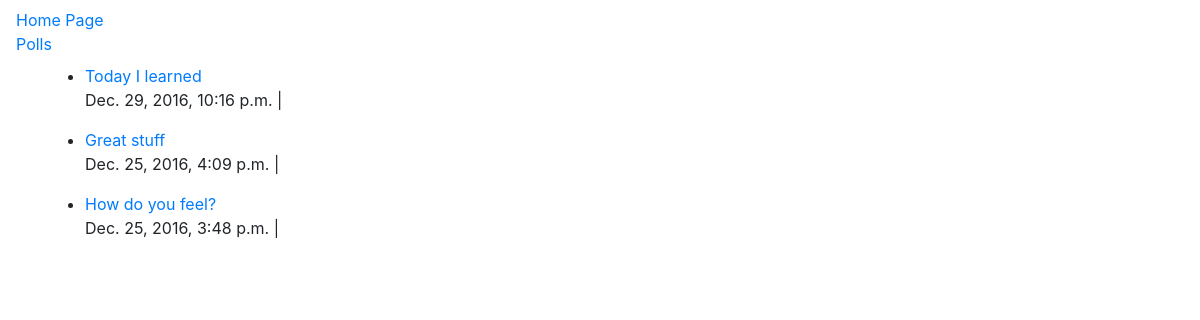
The page /polls/ on the database as committed earlier.
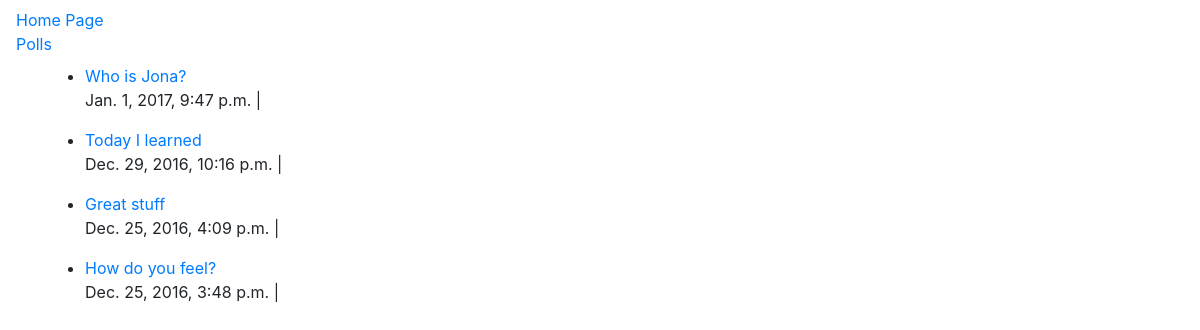
The same page on the database as committed later.
### polls/models.py (models this page shows, shortened)
class Question(models.Model):
    def was_published_recently(self):
        now = timezone.now()
        return now - datetime.timedelta(days=1) <= self.pub_date <= now
    question_text = models.CharField(max_length=200)
    pub_date = models.DateTimeField('date published')

### polls/views.py (the view)
class IndexView(generic.ListView):
    template_name = 'polls/index.html'
    context_object_name = 'latest_question_list'
    def get_queryset(self):
        return Question.objects.filter(
            pub_date__lte=timezone.now()
        ).order_by('-pub_date')[:5]

### polls/templates/polls/index.html (shortened to what this page needs)
{% extends 'lib/base.html' %}
{% block container %}
{% if latest_question_list %}
    <ul>
    {% for question in latest_question_list %}
        <li><a href="{% url 'polls:detail' question.id%}">{{ question.question_text }}</a></li>
        <p>{{ question.pub_date }} |
    {% endfor %}
    </ul>
{% else %}
    <p>No polls are available.</p>
{% endif %}
{% endblock %}

### lib/templates/lib/base.html (shortened to what this page needs)
<!DOCTYPE html>
<html lang="en">
<head>
    <link rel="stylesheet" href="https://maxcdn.bootstrapcdn.com/bootstrap/4.0.0-alpha.5/css/bootstrap.min.css"
>
</head>
<body>
<nav class="navbar navbar-light bg-faded">
    <ul class="nav navbar-nav">
        <li class="nav-item active">
            <a class="navbar-link" href="{% url 'blog:post_list' %}">Home Page</a>
        </li>
        <li class="nav-item">
            <a href="{% url 'polls:index' %}">Polls</a>
        </li>
    </ul>
</nav>
<div class="container">
    {% block container %}
    {% endblock %}
</div>
</body>
</html>

Rows that differ between the two databases and show on the page:
added Question: question_text "Who is Jona?", pub_date "Jan. 1, 2017, 9:47 p.m."
